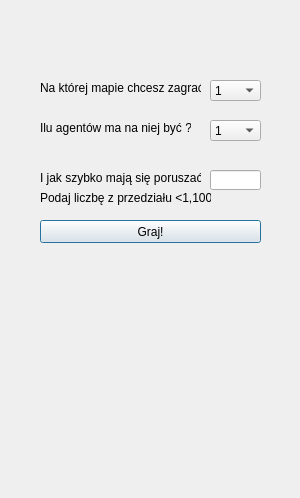
<?xml version="1.0" encoding="UTF-8"?>
<ui version="4.0">
 <class>Wstep</class>
 <widget class="QDialog" name="Wstep">
  <property name="geometry">
   <rect>
    <x>0</x>
    <y>0</y>
    <width>300</width>
    <height>498</height>
   </rect>
  </property>
  <property name="windowTitle">
   <string>Dialog</string>
  </property>
  <widget class="QLabel" name="label">
   <property name="geometry">
    <rect>
     <x>40</x>
     <y>80</y>
     <width>161</width>
     <height>16</height>
    </rect>
   </property>
   <property name="text">
    <string>Na której mapie chcesz zagrać ?</string>
   </property>
  </widget>
  <widget class="QComboBox" name="comboBox">
   <property name="geometry">
    <rect>
     <x>210</x>
     <y>80</y>
     <width>51</width>
     <height>21</height>
    </rect>
   </property>
   <item>
    <property name="text">
     <string>1</string>
    </property>
   </item>
   <item>
    <property name="text">
     <string>2</string>
    </property>
   </item>
   <item>
    <property name="text">
     <string>3</string>
    </property>
   </item>
  </widget>
  <widget class="QLabel" name="label_2">
   <property name="geometry">
    <rect>
     <x>40</x>
     <y>120</y>
     <width>151</width>
     <height>16</height>
    </rect>
   </property>
   <property name="text">
    <string>Ilu agentów ma na niej być ?</string>
   </property>
  </widget>
  <widget class="QComboBox" name="comboBox_2">
   <property name="geometry">
    <rect>
     <x>210</x>
     <y>120</y>
     <width>51</width>
     <height>21</height>
    </rect>
   </property>
   <item>
    <property name="text">
     <string>1</string>
    </property>
   </item>
   <item>
    <property name="text">
     <string>2</string>
    </property>
   </item>
   <item>
    <property name="text">
     <string>3</string>
    </property>
   </item>
   <item>
    <property name="text">
     <string>4</string>
    </property>
   </item>
   <item>
    <property name="text">
     <string>5</string>
    </property>
   </item>
   <item>
    <property name="text">
     <string>6</string>
    </property>
   </item>
   <item>
    <property name="text">
     <string>7</string>
    </property>
   </item>
   <item>
    <property name="text">
     <string>8</string>
    </property>
   </item>
   <item>
    <property name="text">
     <string>9</string>
    </property>
   </item>
  </widget>
  <widget class="QLabel" name="label_3">
   <property name="geometry">
    <rect>
     <x>40</x>
     <y>170</y>
     <width>161</width>
     <height>16</height>
    </rect>
   </property>
   <property name="text">
    <string>I jak szybko mają się poruszać ?</string>
   </property>
  </widget>
  <widget class="QLineEdit" name="lineEdit">
   <property name="geometry">
    <rect>
     <x>210</x>
     <y>170</y>
     <width>51</width>
     <height>20</height>
    </rect>
   </property>
  </widget>
  <widget class="QPushButton" name="pushButton">
   <property name="geometry">
    <rect>
     <x>40</x>
     <y>220</y>
     <width>221</width>
     <height>23</height>
    </rect>
   </property>
   <property name="text">
    <string>Graj!</string>
   </property>
  </widget>
  <widget class="QLabel" name="label_4">
   <property name="geometry">
    <rect>
     <x>40</x>
     <y>190</y>
     <width>171</width>
     <height>16</height>
    </rect>
   </property>
   <property name="text">
    <string>Podaj liczbę z przedziału &lt;1,1000&gt;</string>
   </property>
  </widget>
 </widget>
 <resources/>
 <connections/>
</ui>
